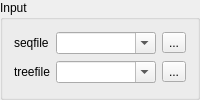
                       <widget class="QGroupBox" name="groupBox_13">
                        <property name="sizePolicy">
                         <sizepolicy hsizetype="Preferred" vsizetype="Fixed">
                          <horstretch>0</horstretch>
                          <verstretch>0</verstretch>
                         </sizepolicy>
                        </property>
                        <property name="title">
                         <string>Input</string>
                        </property>
                        <layout class="QGridLayout" name="gridLayout_23">
                         <item row="0" column="0">
                          <widget class="QLabel" name="label_39">
                           <property name="toolTip">
                            <string>The sequence data file.</string>
                           </property>
                           <property name="text">
                            <string>seqfile</string>
                           </property>
                          </widget>
                         </item>
                         <item row="0" column="1">
                          <widget class="QComboBox" name="comboBox_23">
                           <property name="sizePolicy">
                            <sizepolicy hsizetype="Expanding" vsizetype="Fixed">
                             <horstretch>0</horstretch>
                             <verstretch>0</verstretch>
                            </sizepolicy>
                           </property>
                           <property name="editable">
                            <bool>true</bool>
                           </property>
                          </widget>
                         </item>
                         <item row="0" column="2">
                          <widget class="QToolButton" name="toolButton_11">
                           <property name="text">
                            <string>...</string>
                           </property>
                          </widget>
                         </item>
                         <item row="1" column="0">
                          <widget class="QLabel" name="label_40">
                           <property name="toolTip">
                            <string>The tree structure file.</string>
                           </property>
                           <property name="text">
                            <string>treefile</string>
                           </property>
                          </widget>
                         </item>
                         <item row="1" column="1">
                          <widget class="QComboBox" name="comboBox_24">
                           <property name="sizePolicy">
                            <sizepolicy hsizetype="Expanding" vsizetype="Fixed">
                             <horstretch>0</horstretch>
                             <verstretch>0</verstretch>
                            </sizepolicy>
                           </property>
                           <property name="editable">
                            <bool>true</bool>
                           </property>
                          </widget>
                         </item>
                         <item row="1" column="2">
                          <widget class="QToolButton" name="toolButton_12">
                           <property name="text">
                            <string>...</string>
                           </property>
                          </widget>
                         </item>
                        </layout>
                       </widget>
